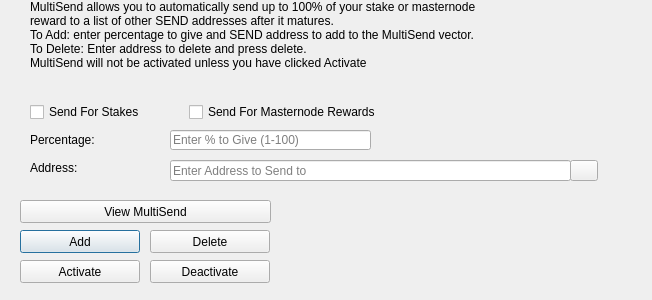
<?xml version="1.0" encoding="UTF-8"?>
<ui version="4.0">
 <class>MultiSendDialog</class>
 <widget class="QDialog" name="MultiSendDialog">
  <property name="windowModality">
   <enum>Qt::NonModal</enum>
  </property>
  <property name="geometry">
   <rect>
    <x>0</x>
    <y>0</y>
    <width>652</width>
    <height>300</height>
   </rect>
  </property>
  <property name="windowTitle">
   <string>MultiSend</string>
  </property>
  <widget class="QLineEdit" name="multiSendPercentEdit">
   <property name="geometry">
    <rect>
     <x>170</x>
     <y>130</y>
     <width>201</width>
     <height>20</height>
    </rect>
   </property>
   <property name="toolTip">
    <string>Enter whole numbers 1 - 100</string>
   </property>
   <property name="placeholderText">
    <string>Enter % to Give (1-100)</string>
   </property>
  </widget>
  <widget class="QLineEdit" name="multiSendAddressEdit">
   <property name="geometry">
    <rect>
     <x>170</x>
     <y>160</y>
     <width>401</width>
     <height>21</height>
    </rect>
   </property>
   <property name="toolTip">
    <string/>
   </property>
   <property name="placeholderText">
    <string>Enter Address to Send to</string>
   </property>
  </widget>
  <widget class="QLabel" name="label_2">
   <property name="geometry">
    <rect>
     <x>30</x>
     <y>0</y>
     <width>451</width>
     <height>121</height>
    </rect>
   </property>
   <property name="lineWidth">
    <number>1</number>
   </property>
   <property name="text">
    <string>MultiSend allows you to automatically send up to 100% of your stake or masternode reward to a list of other SEND addresses after it matures.
To Add: enter percentage to give and SEND address to add to the MultiSend vector.
To Delete: Enter address to delete and press delete.
MultiSend will not be activated unless you have clicked Activate</string>
   </property>
   <property name="alignment">
    <set>Qt::AlignLeading|Qt::AlignLeft|Qt::AlignTop</set>
   </property>
   <property name="wordWrap">
    <bool>true</bool>
   </property>
  </widget>
  <widget class="QLabel" name="message">
   <property name="geometry">
    <rect>
     <x>290</x>
     <y>200</y>
     <width>351</width>
     <height>91</height>
    </rect>
   </property>
   <property name="text">
    <string/>
   </property>
  </widget>
  <widget class="QPushButton" name="addButton">
   <property name="geometry">
    <rect>
     <x>20</x>
     <y>230</y>
     <width>120</width>
     <height>23</height>
    </rect>
   </property>
   <property name="toolTip">
    <string/>
   </property>
   <property name="statusTip">
    <string>Add to MultiSend Vector</string>
   </property>
   <property name="text">
    <string>Add</string>
   </property>
  </widget>
  <widget class="QPushButton" name="disableButton">
   <property name="geometry">
    <rect>
     <x>150</x>
     <y>260</y>
     <width>120</width>
     <height>23</height>
    </rect>
   </property>
   <property name="statusTip">
    <string>Deactivate MultiSend</string>
   </property>
   <property name="text">
    <string>Deactivate</string>
   </property>
  </widget>
  <widget class="QPushButton" name="addressBookButton">
   <property name="geometry">
    <rect>
     <x>570</x>
     <y>160</y>
     <width>28</width>
     <height>21</height>
    </rect>
   </property>
   <property name="toolTip">
    <string>Choose an address from the address book</string>
   </property>
   <property name="text">
    <string/>
   </property>
   <property name="icon">
    <iconset resource="../send.qrc">
     <normaloff>:/icons/address-book</normaloff>:/icons/address-book</iconset>
   </property>
   <property name="shortcut">
    <string>Alt+A</string>
   </property>
   <property name="autoDefault">
    <bool>false</bool>
   </property>
  </widget>
  <widget class="QLabel" name="label">
   <property name="geometry">
    <rect>
     <x>30</x>
     <y>130</y>
     <width>121</width>
     <height>20</height>
    </rect>
   </property>
   <property name="toolTip">
    <string>Percentage of stake to send</string>
   </property>
   <property name="text">
    <string>Percentage:</string>
   </property>
  </widget>
  <widget class="QLabel" name="label_5">
   <property name="geometry">
    <rect>
     <x>30</x>
     <y>160</y>
     <width>111</width>
     <height>16</height>
    </rect>
   </property>
   <property name="toolTip">
    <string>Address to send portion of stake to</string>
   </property>
   <property name="text">
    <string>Address:</string>
   </property>
  </widget>
  <widget class="QPushButton" name="deleteButton">
   <property name="geometry">
    <rect>
     <x>150</x>
     <y>230</y>
     <width>120</width>
     <height>23</height>
    </rect>
   </property>
   <property name="toolTip">
    <string/>
   </property>
   <property name="statusTip">
    <string>Delete Address From MultiSend Vector</string>
   </property>
   <property name="text">
    <string>Delete</string>
   </property>
  </widget>
  <widget class="QPushButton" name="activateButton">
   <property name="geometry">
    <rect>
     <x>20</x>
     <y>260</y>
     <width>120</width>
     <height>23</height>
    </rect>
   </property>
   <property name="statusTip">
    <string>Activate MultiSend</string>
   </property>
   <property name="text">
    <string>Activate</string>
   </property>
  </widget>
  <widget class="QPushButton" name="viewButton">
   <property name="geometry">
    <rect>
     <x>20</x>
     <y>200</y>
     <width>251</width>
     <height>23</height>
    </rect>
   </property>
   <property name="toolTip">
    <string/>
   </property>
   <property name="statusTip">
    <string>View MultiSend Vector</string>
   </property>
   <property name="text">
    <string>View MultiSend</string>
   </property>
  </widget>
  <widget class="QWidget" name="horizontalLayoutWidget">
   <property name="geometry">
    <rect>
     <x>30</x>
     <y>100</y>
     <width>351</width>
     <height>24</height>
    </rect>
   </property>
   <layout class="QHBoxLayout" name="horizontalLayout">
    <item>
     <widget class="QCheckBox" name="multiSendStakeCheckBox">
      <property name="text">
       <string>Send For Stakes</string>
      </property>
     </widget>
    </item>
    <item>
     <widget class="QCheckBox" name="multiSendMasternodeCheckBox">
      <property name="text">
       <string>Send For Masternode Rewards</string>
      </property>
     </widget>
    </item>
   </layout>
  </widget>
 </widget>
 <resources>
  <include location="../send.qrc"/>
 </resources>
 <connections/>
</ui>
